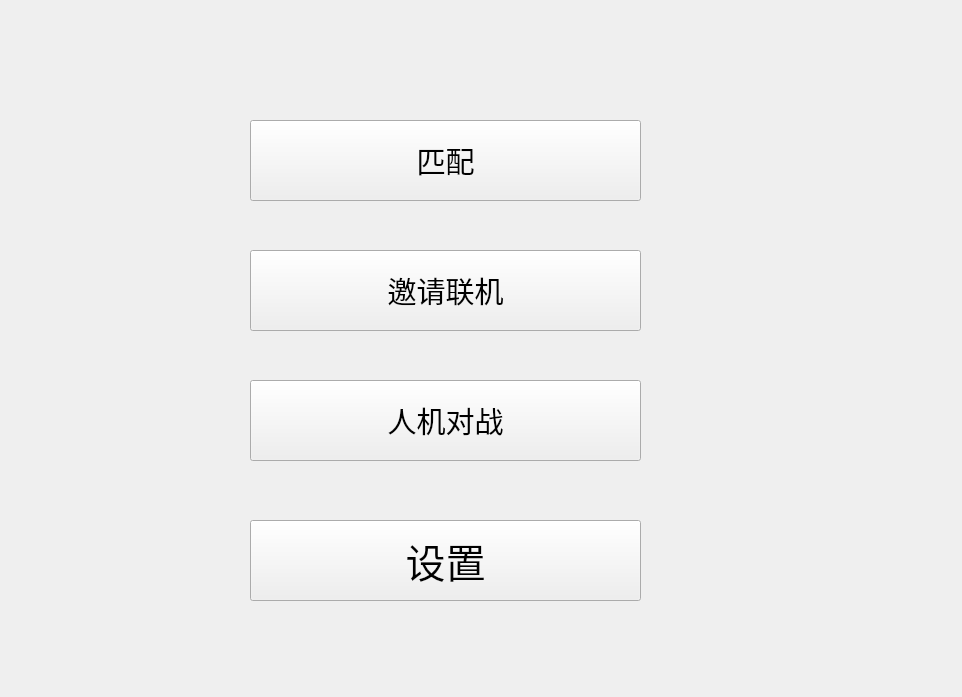
<?xml version="1.0" encoding="UTF-8"?>
<ui version="4.0">
 <class>Options</class>
 <widget class="QWidget" name="Options">
  <property name="geometry">
   <rect>
    <x>0</x>
    <y>0</y>
    <width>962</width>
    <height>697</height>
   </rect>
  </property>
  <property name="windowTitle">
   <string>Form</string>
  </property>
  <widget class="QPushButton" name="matching">
   <property name="geometry">
    <rect>
     <x>250</x>
     <y>120</y>
     <width>391</width>
     <height>81</height>
    </rect>
   </property>
   <property name="font">
    <font>
     <family>华文隶书</family>
     <pointsize>22</pointsize>
    </font>
   </property>
   <property name="text">
    <string>匹配</string>
   </property>
  </widget>
  <widget class="QPushButton" name="OnlinePlayer">
   <property name="geometry">
    <rect>
     <x>250</x>
     <y>250</y>
     <width>391</width>
     <height>81</height>
    </rect>
   </property>
   <property name="font">
    <font>
     <family>华文隶书</family>
     <pointsize>22</pointsize>
    </font>
   </property>
   <property name="text">
    <string>邀请联机</string>
   </property>
  </widget>
  <widget class="QPushButton" name="PlayerToInet">
   <property name="geometry">
    <rect>
     <x>250</x>
     <y>380</y>
     <width>391</width>
     <height>81</height>
    </rect>
   </property>
   <property name="font">
    <font>
     <family>华文隶书</family>
     <pointsize>22</pointsize>
    </font>
   </property>
   <property name="text">
    <string>人机对战</string>
   </property>
  </widget>
  <widget class="QPushButton" name="setting">
   <property name="geometry">
    <rect>
     <x>250</x>
     <y>520</y>
     <width>391</width>
     <height>81</height>
    </rect>
   </property>
   <property name="font">
    <font>
     <family>华文行楷</family>
     <pointsize>30</pointsize>
    </font>
   </property>
   <property name="text">
    <string>设置</string>
   </property>
  </widget>
  <widget class="QLabel" name="Text">
   <property name="geometry">
    <rect>
     <x>170</x>
     <y>40</y>
     <width>551</width>
     <height>71</height>
    </rect>
   </property>
   <property name="font">
    <font>
     <family>华文新魏</family>
     <pointsize>26</pointsize>
    </font>
   </property>
   <property name="text">
    <string/>
   </property>
  </widget>
 </widget>
 <resources/>
 <connections/>
</ui>
